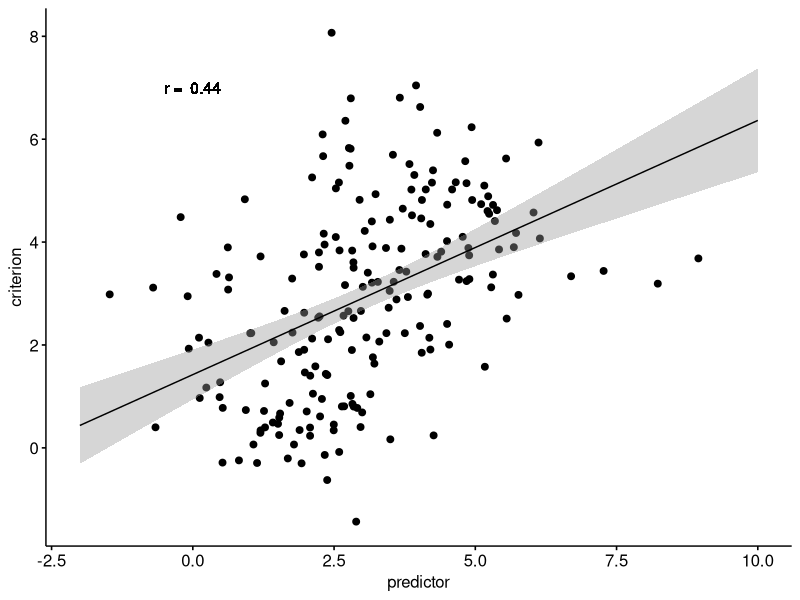
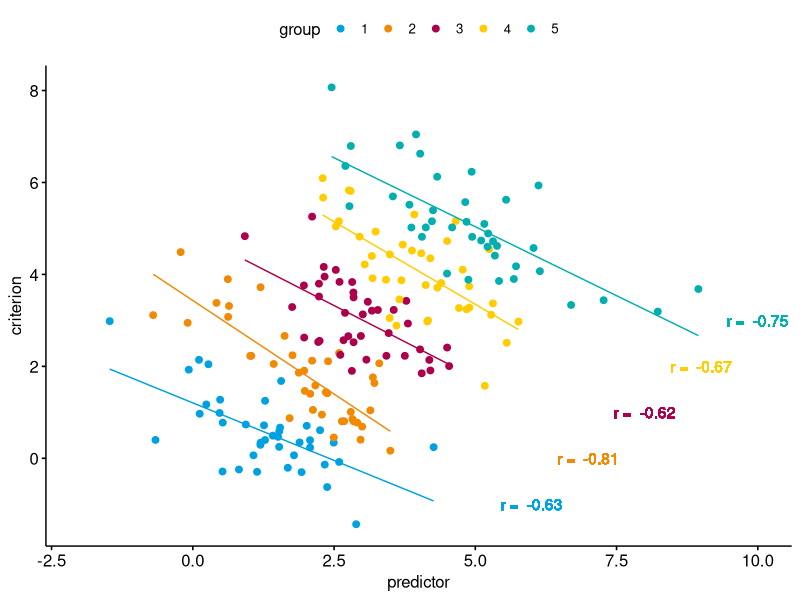
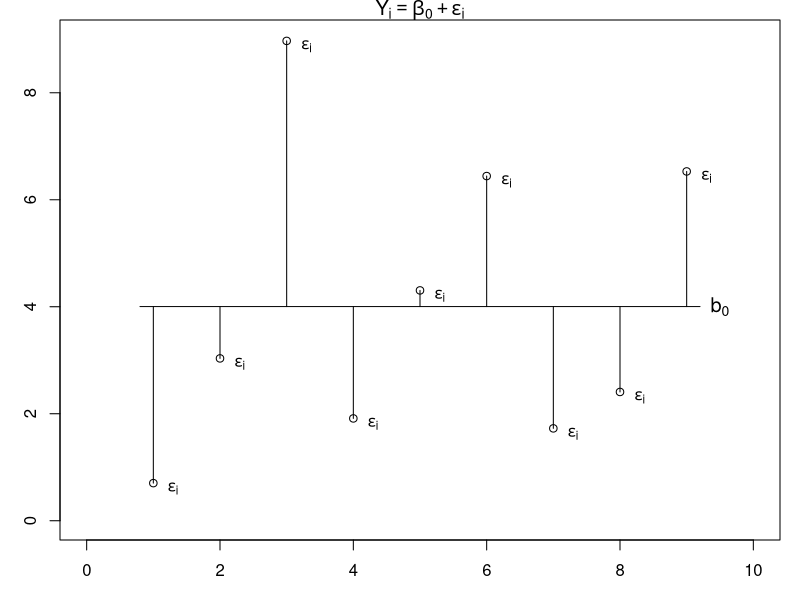
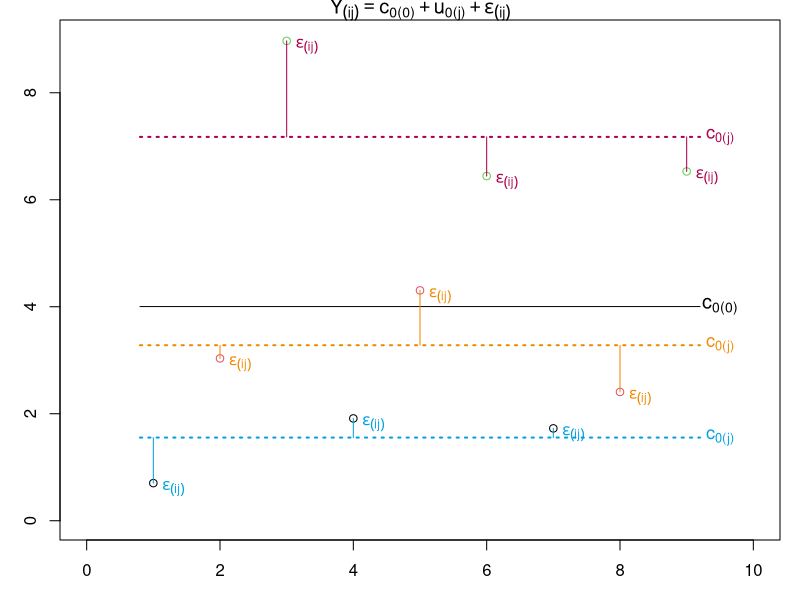
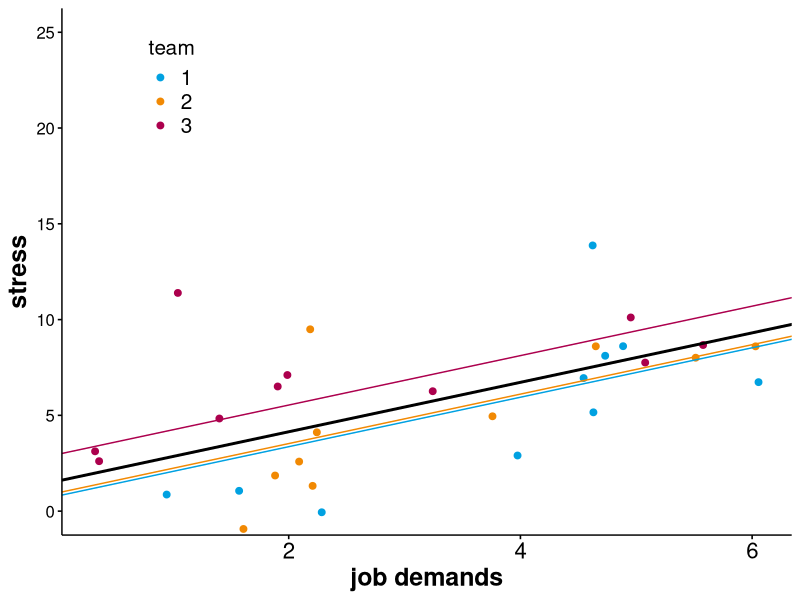
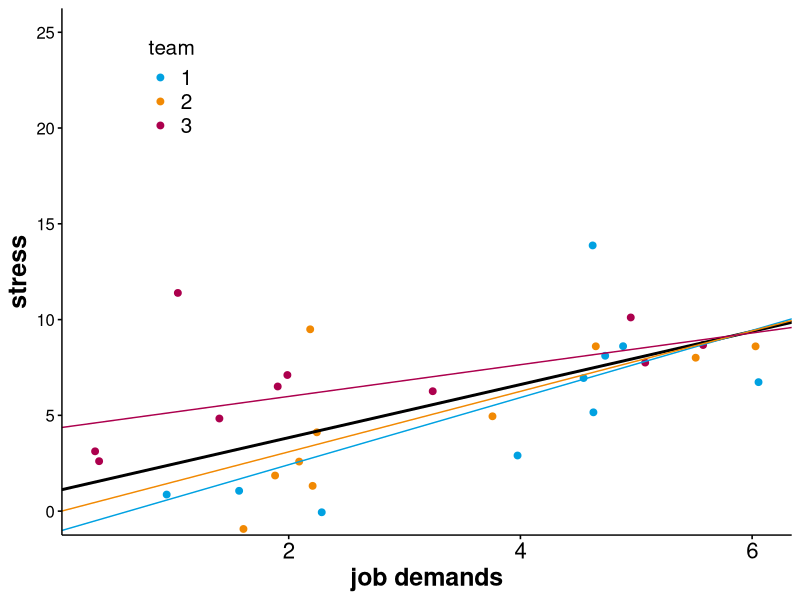

These charts were generated, in order, by the following R code:
## ---- chunk 1
#| eval: true
#| echo: false
suppressMessages(library(MASS))
suppressMessages(library(ggpubr))

set.seed(1234)
df1 = data.frame(ID = 1:200, group = rep(1:5, each = 40),
                 mvrnorm(n = 200, mu = c(0,0), Sigma = matrix(c(1,-0.7,-0.7,1), nrow = 2)))

names(df1)[3:4] = c('predictor', 'criterion')

df1$criterion = df1$criterion + df1$group
df1$predictor = df1$predictor + df1$group

ggscatter(data = df1, x = 'predictor', y = 'criterion') +
  geom_smooth(aes(x = predictor, y = criterion), data = df1,
              method = 'lm', se = T, color = 'black', linewidth = 0.5, fullrange = T,
              formula = y ~ x) +
  geom_text(x = 0, y = 7, label = paste('r = ', format(round(cor(df1$predictor, df1$criterion), 2), nsmall = 2))) +
  xlim(-2,10)
  


## ---- chunk 2
#| eval: true
#| echo: false
suppressMessages(library(MASS))
suppressMessages(library(ggpubr))

# define custom colour palette
QUB_palette = c("#00A1E1", "#F18903", "#AC004D", "#FFCC00", "#00AFAE", "#672E6C")

df1$group = factor(df1$group)

ggscatter(data = df1, x = 'predictor', y = 'criterion', color = 'group', palette = QUB_palette[1:5]) +
  geom_smooth(aes(x = predictor, y = criterion), data = subset(df1, group == 1),
              method = 'lm', se = F, color = QUB_palette[1], linewidth = 0.5, fullrange = F,
              formula = y ~ x) +
    geom_smooth(aes(x = predictor, y = criterion), data = subset(df1, group == 2),
              method = 'lm', se = F, color = QUB_palette[2], linewidth = 0.5, fullrange = F,
              formula = y ~ x) +
    geom_smooth(aes(x = predictor, y = criterion), data = subset(df1, group == 3),
              method = 'lm', se = F, color = QUB_palette[3], linewidth = 0.5, fullrange = F,
              formula = y ~ x) +
    geom_smooth(aes(x = predictor, y = criterion), data = subset(df1, group == 4),
              method = 'lm', se = F, color = QUB_palette[4], linewidth = 0.5, fullrange = F,
              formula = y ~ x) +
    geom_smooth(aes(x = predictor, y = criterion), data = subset(df1, group == 5),
              method = 'lm', se = F, color = QUB_palette[5], linewidth = 0.5, fullrange = F,
              formula = y ~ x) + 
    geom_text(x = 6, y = -1, color = QUB_palette[1],
              label = paste('r = ', 
                            format(round(cor(df1$predictor[df1$group==1], 
                                             df1$criterion[df1$group==1]), 2), nsmall = 2))) +
    geom_text(x = 7, y = 0, color = QUB_palette[2],
            label = paste('r = ', 
                          format(round(cor(df1$predictor[df1$group==2], 
                                           df1$criterion[df1$group==2]), 2), nsmall = 2))) + 
    geom_text(x = 8, y = 1, color = QUB_palette[3],
            label = paste('r = ', 
                          format(round(cor(df1$predictor[df1$group==3], 
                                           df1$criterion[df1$group==3]), 2), nsmall = 2))) + 
    geom_text(x = 9, y = 2, color = QUB_palette[4],
            label = paste('r = ', 
                          format(round(cor(df1$predictor[df1$group==4], 
                                           df1$criterion[df1$group==4]), 2), nsmall = 2))) + 
    geom_text(x = 10, y = 3, color = QUB_palette[5],
            label = paste('r = ', 
                          format(round(cor(df1$predictor[df1$group==5], 
                                           df1$criterion[df1$group==5]), 2), nsmall = 2))) +
  xlim(-2,10)
  
  
  


## ---- chunk 3
#| eval: true
#| echo: false
suppressMessages(library(lme4))

set.seed(11534)
data3 = data.frame(VP = 1:9, group = rep(c(1,2,3), 3), y = runif(9, 0, 3) -2 + rep(c(1,2,4), 3)*2)

mod3a = lm(y ~ 1, data = data3)
mod3b = lmer(y ~ 1 + (1|group), data = data3)

data3$resid3b = residuals(mod3b)

    par(mar = c(3,3,1,1))
    plot(data3$VP, data3$y, ylab = 'Criterion Y', xlab = 'Participant', ylim = c(0, 9), xlim = c(0,10),
         main = expression(Y[i] == beta[0] + epsilon[i]))
    lines(x = c(0.8,9.2), y = c(coef(mod3a),coef(mod3a)))
    text(x = 9.5, y = coef(mod3a), expression(b[0]), cex = 1.2)
    for(i in 1:length(data3$VP)){
      lines(x = c(data3$VP[i], data3$VP[i]), 
            y = c(coef(mod3a)[1], coef(mod3a)[1] + residuals(mod3a)[i]))
      text(x = data3$VP[i] + 0.3, y = (coef(mod3a)[1] + residuals(mod3a)[i])-0.1,
           expression(epsilon[i]))}
    
   
## ---- chunk 4
#| eval: true
#| echo: false

 par(mar = c(3,3,1,1))
    plot(data3$VP, data3$y, col = factor(data3$group), ylab = 'Criterion', xlab = 'Participant', ylim = c(0, 9), xlim = c(0,10), main = expression(Y[(ij)] == c['0(0)'] + u['0(j)'] + epsilon[(ij)]))
    lines(x = c(0.8, 9.2), y = c(fixef(mod3b)[1], fixef(mod3b)[1]))
    text(x = 9.5, y = fixef(mod3b), expression(c['0(0)']), cex = 1.2)

    for(i in 1:3){
  
      lines(unlist(coef(mod3b))[i], 0, col = QUB_palette[i])
      lines(x = c(0.8, 9.2), y = c(unlist(coef(mod3b))[i], unlist(coef(mod3b))[i]), lty = 3, lwd = 2, col = QUB_palette[i])
      text(x = 9.5, y = unlist(coef(mod3b))[i], expression(c['0(j)']), cex = 1.1, col = QUB_palette[i])
  
      tmp = subset(data3, group == i)
  
      for(j in 1:3){
        lines(x = c(tmp$VP[j], tmp$VP[j]), y = c(unlist(coef(mod3b))[i], unlist(coef(mod3b))[i] + tmp$resid3b[j]), col = QUB_palette[i])
        text(x = tmp$VP[j] + 0.3, y = ( unlist(coef(mod3b))[i] + tmp$resid3b[j])-0.1,
           expression(epsilon[(ij)]), col = QUB_palette[i])
        }
      }
## ---- chunk 5
#| eval: true
#| echo: false

set.seed(1234)
df2 = data.frame(ID = 1:30, team = factor(rep(1:3, each = 10)),
                 demands = (runif(30, 1, 7)) + 
                   (rep(rnorm(3, 0, 1), each = 10))
                 )
df2$stress = as.numeric(df2$team)*2 + df2$demands + rnorm(30, 0, 3)

mod1 = lmer(stress ~ demands + (1|team), data = df2)

p2 = ggscatter(data = df2, x = 'demands', y = 'stress', color = 'team', palette = QUB_palette[1:3]) + 
  geom_abline(slope = fixef(mod1)[2], intercept = fixef(mod1)[1], linewidth = 1) +
  geom_abline(slope = fixef(mod1)[2], intercept = fixef(mod1)[1] + (unlist(ranef(mod1)$team))[1], color = QUB_palette[1]) +
  geom_abline(slope = fixef(mod1)[2], intercept = fixef(mod1)[1] + (unlist(ranef(mod1)$team))[2], color = QUB_palette[2]) +
  geom_abline(slope = fixef(mod1)[2], intercept = fixef(mod1)[1] + (unlist(ranef(mod1)$team))[3], color = QUB_palette[3])

ggpar(p2, legend = c(0.15, 0.85), legend.title = "team", font.y = c(18, 'bold'),
      font.x = c(18, "bold"), font.xtickslab = 16, font.legend = 15, 
      xlab = 'job demands', ylim = c(0, 25))



## ---- chunk 6
#| eval: true
#| echo: false


mod2 = suppressMessages(lmer(stress ~ demands + (1+demands|team), data = df2))


p3 = ggscatter(data = df2, x = 'demands', y = 'stress', color = 'team', palette = QUB_palette[1:3]) + 
  geom_abline(slope = fixef(mod2)[2], intercept = fixef(mod2)[1], linewidth = 1) +
  geom_abline(slope = fixef(mod2)[2] + ranef(mod2)$team[,2][1], 
              intercept = fixef(mod2)[1] + ranef(mod2)$team[,1][1], 
              color = QUB_palette[1]) +
    geom_abline(slope = fixef(mod2)[2] + ranef(mod2)$team[,2][2], 
              intercept = fixef(mod2)[1] + ranef(mod2)$team[,1][2], 
              color = QUB_palette[2]) +
    geom_abline(slope = fixef(mod2)[2] + ranef(mod2)$team[,2][3], 
              intercept = fixef(mod2)[1] + ranef(mod2)$team[,1][3], 
              color = QUB_palette[3])

ggpar(p3, legend = c(0.15, 0.85), legend.title = "team", font.y = c(18, 'bold'),
      font.x = c(18, "bold"), font.xtickslab = 16, font.legend = 15, 
      xlab = 'job demands', ylim = c(0, 25))



